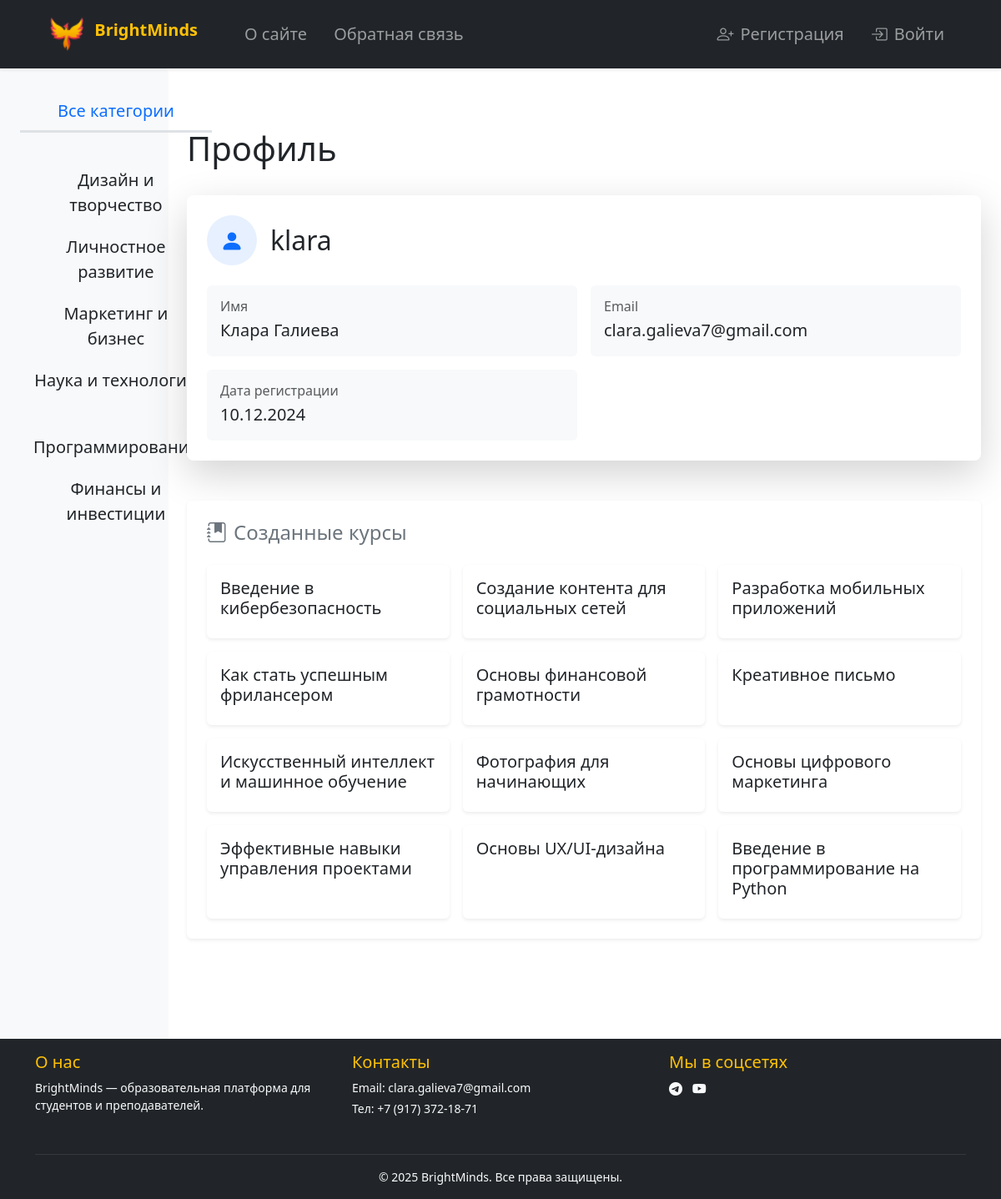
The page /profile/klara on the database its author committed.
### bmCourses/models.py (models this page shows, shortened)
class Category(models.Model):
    name = models.CharField(max_length=100, db_index=True, verbose_name='Название')
    slug = models.SlugField(max_length=255, unique=True, db_index=True, verbose_name='URL')
    def get_absolute_url(self):
        return reverse('category', kwargs={'cat_slug': self.slug})
    class Meta:
        verbose_name = 'Категория'
        verbose_name_plural = 'Категории'
        ordering = ['id']

class Course(models.Model):
    title = models.CharField(max_length=50, verbose_name='Заголовок')
    slug = models.SlugField(max_length=255, unique=True, db_index=True, verbose_name='URL')
    description = models.TextField(blank=True, verbose_name='Описание')
    photo = models.ImageField(upload_to="[photos/%Y/%m/%d]", verbose_name='Фото')
    time_create = models.DateTimeField(auto_now_add=True, verbose_name='Время создания')
    time_update = models.DateTimeField(auto_now=True, verbose_name='Время изменения')
    is_published = models.BooleanField(default=True, verbose_name='Публикация')
    cat = models.ForeignKey('Category', on_delete=models.PROTECT, verbose_name='Категория')
    user = models.ForeignKey(User, on_delete=models.PROTECT, verbose_name='Пользователь')
    subscribers = models.ManyToManyField(
        User,
        related_name='subscribed_courses',
        blank=True
    )
    def get_absolute_url(self):
        return reverse('course', kwargs={'course_slug': self.slug})
    class Meta:
        verbose_name = 'Курс'
        verbose_name_plural = 'Курсы'
        ordering = ['-time_create', 'title']

### bmCourses/views/user/views.py (the view)
# urls.py: path('profile/<str:username>', Profile.as_view(), name='profile'),
class Profile(DataMixin, DetailView):
    model = User
    template_name = 'bmCourses/user/profile.html'
    context_object_name = 'profile'
    slug_field = 'username'
    slug_url_kwarg = 'username'
    def get_context_data(self, **kwargs):
        context = super().get_context_data(**kwargs)
        username = self.kwargs.get('username')
        user = get_object_or_404(User, username=username)
        test_results = UserTestResult.objects.filter(user=user).select_related('test').order_by('completed_at')[:10]
        performance_data = []
        for result in test_results:
            total_questions = result.test.questions.count()
            percent = round((result.score / total_questions) * 100) if total_questions else 0
            performance_data.append({
                'title': result.test.title,
                'percent': percent,
                'score': result.score,
                'total': total_questions,
                'date': result.completed_at,
            })
        context.update({
            'profile_user': user,
            'is_own_profile': (self.request.user == user),
            'courses': Course.objects.filter(is_published=True, user=user),
            'subscriptions': Subscription.objects.filter(user=user),
            'test_results': UserTestResult.objects.filter(user=user).order_by('-completed_at')[:10],
            'performance_data': performance_data,
        })
        c_def = self.get_user_context(title='Профиль')
        return context | c_def

### bmCourses/utils.py (called while the page is built)
    def get_user_context(self, **kwargs):
        context = kwargs
        cats = cache.get('cats')
        if not cats:
            cats = Category.objects.all().annotate(total=Count('course', filter=Q(course__is_published=True))).filter(total__gt=0)
            cache.set('cats', cats, 60)
        user_menu = menu.copy()
        if not self.request.user.is_authenticated:
            user_menu.pop(1)
        context['menu'] = user_menu
        context['cats'] = cats
        if 'cat_selected' not in context:
            context['cat_selected'] = 0
        return context

### bmCourses/templates/bmCourses/user/profile.html (shortened to what this page needs)
{% extends 'bmCourses/base/base.html' %}
{% block content %}
<div class="container py-4">
    <div class="d-flex justify-content-between align-items-center mb-4">
        <h1>{{ title }}</h1>
    </div>
    <div class="card mb-5 border-0 shadow-lg rounded-3">
        <div class="card-body p-4">
            <div class="d-flex align-items-center mb-4">
                <div class="bg-primary bg-opacity-10 rounded-circle d-flex align-items-center justify-content-center"
                     style="width: 60px; height: 60px;">
                    <i class="bi bi-person-fill fs-3 text-primary"></i>
                </div>
                <h2 class="card-title ms-3 mb-0">{{ profile_user.username }}</h2>
            </div>
            <div class="row g-3">
                {% if profile_user.first_name or profile_user.last_name %}
                <div class="col-md-6">
                    <div class="p-3 bg-light rounded">
                        <h6 class="text-muted mb-1">Имя</h6>
                        <p class="mb-0 fs-5">{{ profile_user.first_name }} {{ profile_user.last_name }}</p>
                    </div>
                </div>
                {% endif %}
                {% if profile_user.email %}
                <div class="col-md-6">
                    <div class="p-3 bg-light rounded">
                        <h6 class="text-muted mb-1">Email</h6>
                        <p class="mb-0 fs-5">{{ profile_user.email }}</p>
                    </div>
                </div>
                {% endif %}
                <div class="col-md-6">
                    <div class="p-3 bg-light rounded">
                        <h6 class="text-muted mb-1">Дата регистрации</h6>
                        <p class="mb-0 fs-5">{{ profile_user.date_joined|date:"d.m.Y" }}</p>
                    </div>
                </div>
            </div>
        </div>
    </div>
    {% if courses %}
    <div class="card mb-5 border-0 shadow-sm">
        <div class="card-body p-4">
            <h3 class="h4 mb-4 text-secondary d-flex align-items-center">
                <i class="bi bi-journal-bookmark-fill me-2"></i>Созданные курсы
            </h3>
            <div class="row g-3">
                {% for c in courses %}
                <div class="col-md-6 col-lg-4">
                    <div class="card h-100 border-0 shadow-sm hover-shadow transition-all">
                        <div class="card-body">
                            <h5 class="card-title">
                                <a href="{{ c.get_absolute_url }}"
                                   class="text-decoration-none text-dark stretched-link">{{ c.title }}</a>
                            </h5>
                        </div>
                    </div>
                </div>
                {% endfor %}
            </div>
        </div>
    </div>
    {% endif %}
</div>
{% endblock %}

### bmCourses/templates/bmCourses/base/base.html (shortened to what this page needs)
<!DOCTYPE html>
<html lang="ru">
{% load static %}
<head>
    <link rel="stylesheet" href="https://cdn.jsdelivr.net/npm/bootstrap-icons@1.11.1/font/bootstrap-icons.css">
    <link href="https://cdn.jsdelivr.net/npm/bootstrap@5.3.3/dist/css/bootstrap.min.css" rel="stylesheet">
    <link type="text/css" href="{% static 'bmCourses/css/styles.css' %}" rel="stylesheet">
</head>
<body>
<div class="wrapper">
    {% include 'bmCourses/base/header.html' %}
    <div class="content" style="padding-top: 82px;">
        <div class="container-fluid">
            <div class="row">
                {% include 'bmCourses/base/sidebar.html' %}
                <main class="col-md-9 col-lg-10 py-5">
                    <div class="content-text">
                        {% block content %}{% endblock %}
                    </div>
                </main>
            </div>
        </div>
    </div>
    {% include 'bmCourses/base/footer.html' %}
</div>
</body>
</html>

### bmCourses/templates/bmCourses/base/header.html (shortened to what this page needs)
<nav class="navbar navbar-expand-lg navbar-dark bg-dark shadow-sm fixed-top py-3 fs-5">
    <div class="container-fluid mx-5">
        <a class="navbar-brand fw-bold text-warning me-5" href="{% url 'home' %}">
            <div class="logo d-inline-block align-top me-2"></div>
            BrightMinds
        </a>
        <div class="collapse navbar-collapse justify-content-between" id="navbarNav">
            <ul class="navbar-nav">
                {% for m in menu %}
                <li class="nav-item">
                    <a class="nav-link {% if request.path == m.get_absolute_url %}active fw-semibold text-primary{% endif %} me-3"
                       href="{% url m.url_name %}">{{ m.title }}</a>
                </li>
                {% endfor %}
            </ul>
            <ul class="navbar-nav">
                {% if request.user.is_authenticated %}
                <li class="nav-item">
                    <a class="nav-link fw-semibold ms-3" href="{% url 'profile' request.user.username %}">
                        <i class="bi bi-person-circle me-1"></i>{{ request.user.username }}
                    </a>
                </li>
                <li class="nav-item">
                    <a class="nav-link text-danger ms-3" href="{% url 'logout' %}">
                        <i class="bi bi-box-arrow-right me-1"></i>Выйти
                    </a>
                </li>
                {% else %}
                <li class="nav-item">
                    <a class="nav-link ms-3" href="{% url 'register' %}">
                        <i class="bi bi-person-plus me-2"></i>Регистрация
                    </a>
                </li>
                <li class="nav-item">
                    <a class="nav-link ms-3" href="{% url 'login' %}">
                        <i class="bi bi-box-arrow-in-right me-2"></i>Войти
                    </a>
                </li>
                {% endif %}
            </ul>
        </div>
    </div>
</nav>

### bmCourses/templates/bmCourses/base/sidebar.html
<aside class="col-md-3 col-lg-2 bg-light sidebar text-center p-4 shadow-sm">
    <ul class="nav flex-column fs-5">
        {% if cat_selected == 0 %}
        <li class="nav-item selected mt-1">
            <span class="nav-link active text-primary border-bottom border-3">Все категории</span>
        </li>
        {% else %}
        <li class="nav-item mt-1">
            <a class="nav-link text-dark" href="{% url 'home' %}">Все категории</a>
        </li>
        {% endif %}
        {% for c in cats %}
        {% if c.id == cat_selected %}
        <li class="nav-item selected mt-1">
            <span class="nav-link active text-primary border-bottom border-3">{{ c.name }}</span>
        </li>
        {% else %}
        <li class="nav-item mt-1">
            <a class="nav-link text-dark" href="{{ c.get_absolute_url }}">{{ c.name }}</a>
        </li>
        {% endif %}
        {% endfor %}
    </ul>
</aside>

### bmCourses/templates/bmCourses/base/footer.html
<footer class="bg-dark text-light py-3">
    <div class="container">
        <div class="row justify-content-center">
            <div class="col-md-4 mb-3 text-center text-md-start">
                <h5 class="text-warning">О нас</h5>
                <p class="small">BrightMinds — образовательная платформа для студентов и преподавателей.</p>
            </div>
            <div class="col-md-4 mb-3 text-center text-md-start">
                <h5 class="text-warning">Контакты</h5>
                <p class="small mb-1">Email: clara.galieva7@gmail.com</p>
                <p class="small mb-0">Тел: +7 (917) 372-18-71</p>
            </div>
            <div class="col-md-4 mb-3 text-center text-md-start">
                <h5 class="text-warning">Мы в соцсетях</h5>
                <a href="#" class="text-light me-2"><i class="bi bi-telegram"></i></a>
                <a href="#" class="text-light"><i class="bi bi-youtube"></i></a>
            </div>
        </div>
        <hr class="border-secondary my-3">
        <p class="text-center small mb-0">&copy; 2025 BrightMinds. Все права защищены.</p>
    </div>
</footer>

### bmCourses/static/bmCourses/css/styles.css (style rules this page uses)
html, body { height: 100%; }
.wrapper { min-height: 100%; display: flex; flex-direction: column; }
.content { flex: 1; }
.logo { background: url('../images/main.png') no-repeat center center; width: 40px; height: 40px; background-size: contain; }

### rows shown on the page
Category: name "Дизайн и творчество"
Category: name "Личностное развитие"
Category: name "Маркетинг и бизнес"
Category: name "Наука и технологии"
Category: name "Программирование"
Category: name "Финансы и инвестиции"
Course: title "Введение в кибербезопасность"
Course: title "Создание контента для социальных сетей"
Course: title "Разработка мобильных приложений"
Course: title "Как стать успешным фрилансером"
Course: title "Основы финансовой грамотности"
Course: title "Креативное письмо"
Course: title "Искусственный интеллект и машинное обучение"
Course: title "Фотография для начинающих"
Course: title "Основы цифрового маркетинга"
Course: title "Эффективные навыки управления проектами"
Course: title "Основы UX/UI-дизайна"
Course: title "Введение в программирование на Python"

### other values the page prints
{{ m.title }} "О сайте" "Обратная связь"
{{ title }} "Профиль"
{{ profile_user.username }} "klara"
{{ profile_user.first_name }} "Клара"
{{ profile_user.last_name }} "Галиева"
{{ profile_user.email }} "clara.galieva7@gmail.com"
{{ profile_user.date_joined|date:"d.m.Y" }} "10.12.2024"
